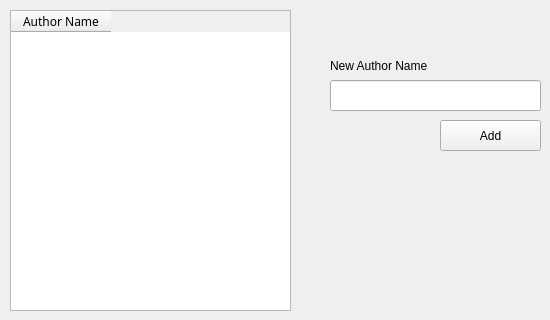
      <widget class="QWidget" name="tab_10">
       <attribute name="title">
        <string>Authors</string>
       </attribute>
       <widget class="QLabel" name="label_11">
        <property name="geometry">
         <rect>
          <x>330</x>
          <y>50</y>
          <width>131</width>
          <height>31</height>
         </rect>
        </property>
        <property name="text">
         <string>New Author Name</string>
        </property>
       </widget>
       <widget class="QTableWidget" name="tableWidget_3">
        <property name="geometry">
         <rect>
          <x>10</x>
          <y>10</y>
          <width>281</width>
          <height>301</height>
         </rect>
        </property>
        <property name="font">
         <font>
          <family>MV Boli</family>
         </font>
        </property>
        <property name="alternatingRowColors">
         <bool>true</bool>
        </property>
        <property name="sortingEnabled">
         <bool>true</bool>
        </property>
        <column>
         <property name="text">
          <string>Author Name</string>
         </property>
        </column>
       </widget>
       <widget class="QPushButton" name="pushButton_10">
        <property name="geometry">
         <rect>
          <x>440</x>
          <y>120</y>
          <width>101</width>
          <height>31</height>
         </rect>
        </property>
        <property name="text">
         <string>Add</string>
        </property>
       </widget>
       <widget class="QLineEdit" name="lineEdit_14">
        <property name="geometry">
         <rect>
          <x>330</x>
          <y>80</y>
          <width>211</width>
          <height>31</height>
         </rect>
        </property>
       </widget>
      </widget>
